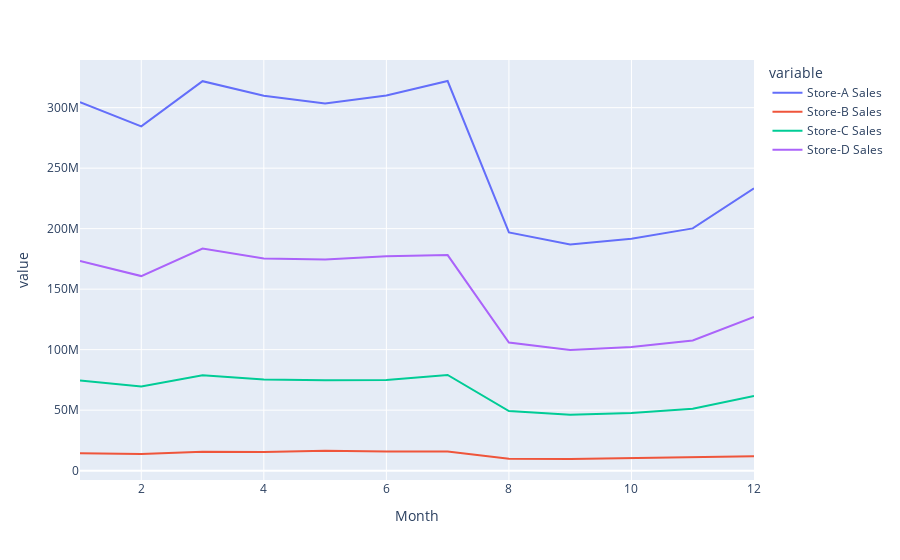

Notebook cell for this chart:
### Code cell
store_a = merged_df[merged_df["StoreType"] == "a"]
store_b = merged_df[merged_df["StoreType"] == "b"]
store_c = merged_df[merged_df["StoreType"] == "c"]
store_d = merged_df[merged_df["StoreType"] == "d"]


store_a_month_agg = store_a.groupby("Month").agg({"Sales": "sum"}).rename(columns={"Sales": "Store-A Sales"})
store_b_month_agg = store_b.groupby("Month").agg({"Sales": "sum"}).rename(columns={"Sales": "Store-B Sales"})
store_c_month_agg = store_c.groupby("Month").agg({"Sales": "sum"}).rename(columns={"Sales": "Store-C Sales"})
store_d_month_agg = store_d.groupby("Month").agg({"Sales": "sum"}).rename(columns={"Sales": "Store-D Sales"})

store_sales_month = pd.merge(store_a_month_agg, store_b_month_agg, on="Month")
store_sales_month = pd.merge(store_sales_month, store_c_month_agg, on="Month")
store_sales_month = pd.merge(store_sales_month, store_d_month_agg, on="Month")

display(store_sales_month)

fig = px.line(store_sales_month, x=store_sales_month.index, y=["Store-A Sales", "Store-B Sales",
                                                              "Store-C Sales", "Store-D Sales"])
fig.show()

### Figure 1 — Plotly figure (JSON) as saved in the notebook; plotly's stock layout.template omitted (floating-point values rounded to 4 significant figures)
{"data": [{"hovertemplate": "variable=Store-A Sales<br>Month=%{x}<br>value=%{y}<extra></extra>", "legendgroup": "Store-A Sales", "line": {"color": "#636efa", "dash": "solid"}, "mode": "lines", "name": "Store-A Sales", "orientation": "v", "showlegend": true, "type": "scatter", "x": [1, 2, 3, 4, 5, 6, 7, 8, 9, 10, 11, 12], "xaxis": "x", "y": [304576406, 284545471, 321863327, 309808014, 303388388, 310104413, 322031387, 196876022, 186955602, 191727165, 200194343, 233264321], "yaxis": "y"}, {"hovertemplate": "variable=Store-B Sales<br>Month=%{x}<br>value=%{y}<extra></extra>", "legendgroup": "Store-B Sales", "line": {"color": "#EF553B", "dash": "solid"}, "mode": "lines", "name": "Store-B Sales", "orientation": "v", "showlegend": true, "type": "scatter", "x": [1, 2, 3, 4, 5, 6, 7, 8, 9, 10, 11, 12], "xaxis": "x", "y": [14335394, 13754300, 15558123, 15449053, 16537057, 15844796, 15772162, 9748097, 9626263, 10296279, 10510821, 11799050], "yaxis": "y"}, {"hovertemplate": "variable=Store-C Sales<br>Month=%{x}<br>value=%{y}<extra></extra>", "legendgroup": "Store-C Sales", "line": {"color": "#00cc96", "dash": "solid"}, "mode": "lines", "name": "Store-C Sales", "orientation": "v", "showlegend": true, "type": "scatter", "x": [1, 2, 3, 4, 5, 6, 7, 8, 9, 10, 11, 12], "xaxis": "x", "y": [74586663, 69631800, 78800324, 75371225, 74725937, 74962664, 79115030, 49239042, 46188827, 47726862, 51152784, 61720268], "yaxis": "y"}, {"hovertemplate": "variable=Store-D Sales<br>Month=%{x}<br>value=%{y}<extra></extra>", "legendgroup": "Store-D Sales", "line": {"color": "#ab63fa", "dash": "solid"}, "mode": "lines", "name": "Store-D Sales", "orientation": "v", "showlegend": true, "type": "scatter", "x": [1, 2, 3, 4, 5, 6, 7, 8, 9, 10, 11, 12], "xaxis": "x", "y": [173230261, 160802839, 183610132, 175267003, 174596835, 177200902, 178140626, 105928041, 99799439, 102128422, 107640929, 127047514], "yaxis": "y"}], "layout": {"legend": {"title": {"text": "variable"}, "tracegroupgap": 0}, "margin": {"t": 60}, "xaxis": {"anchor": "y", "domain": [0, 1], "title": {"text": "Month"}}, "yaxis": {"anchor": "x", "domain": [0, 1], "title": {"text": "value"}}}}
